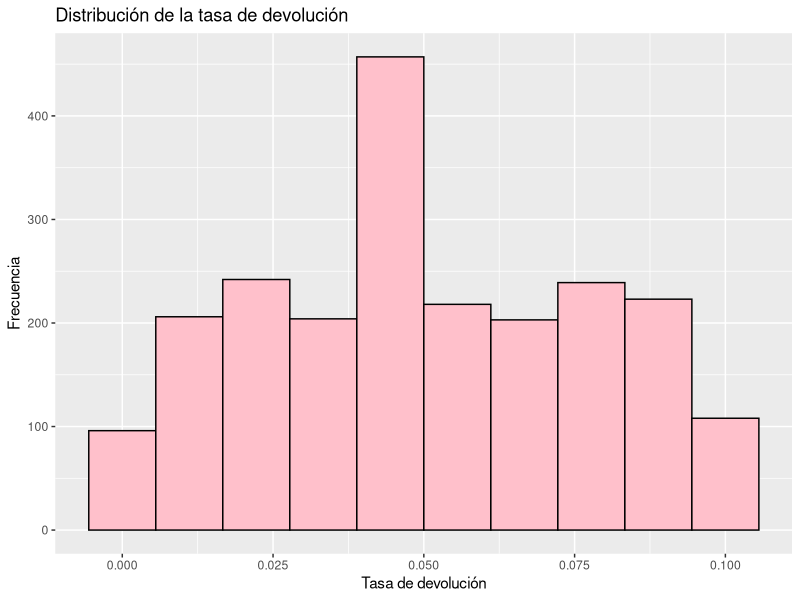
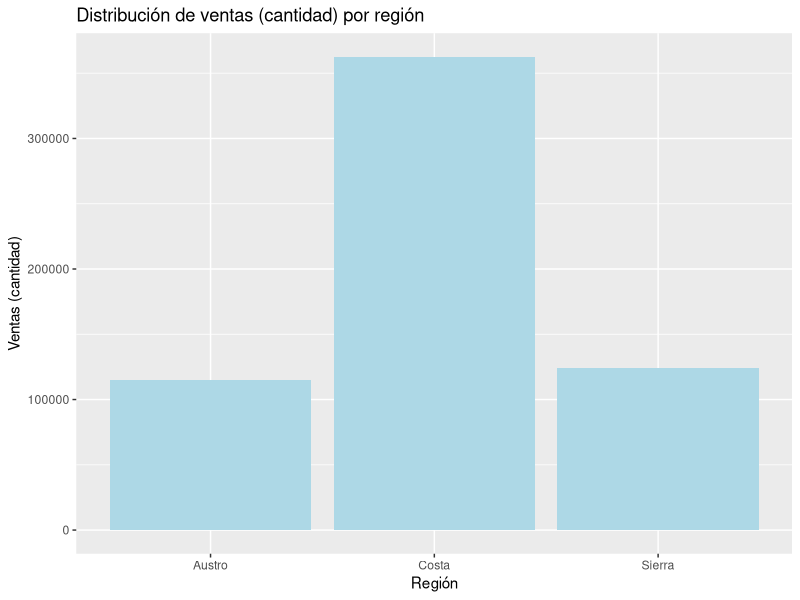
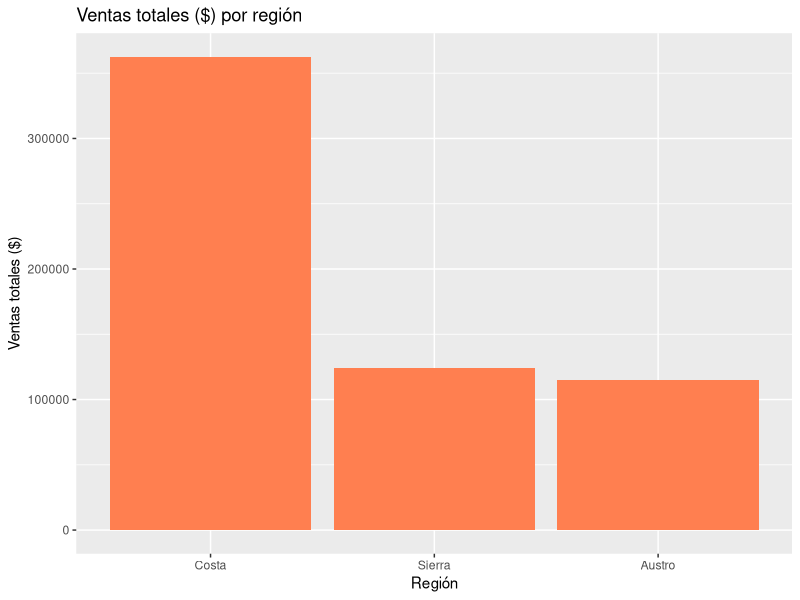
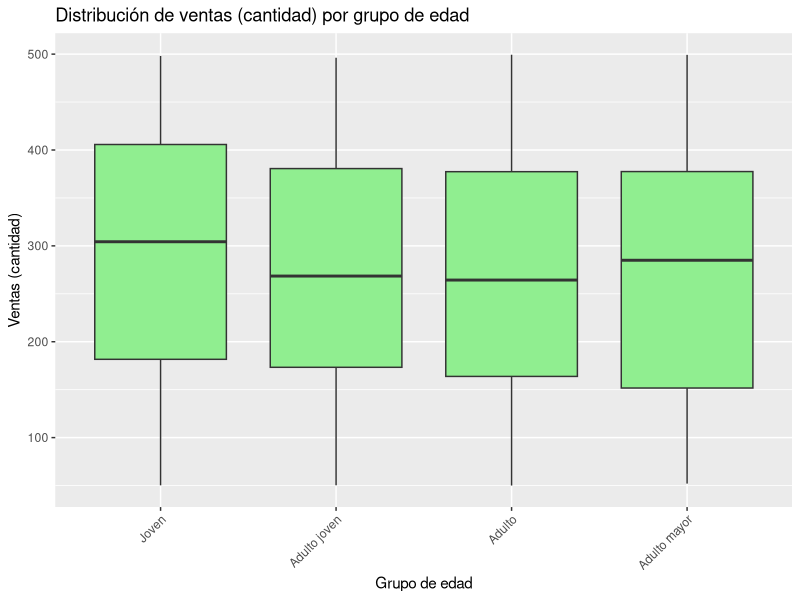
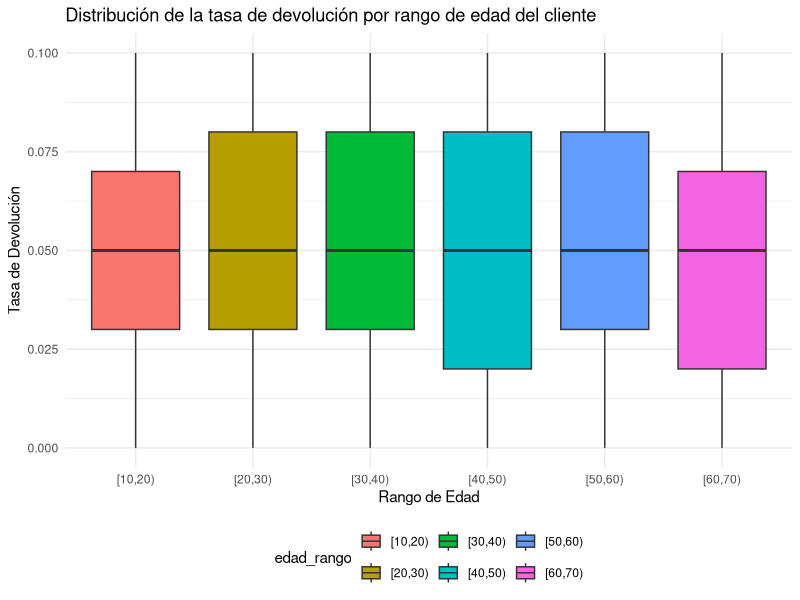
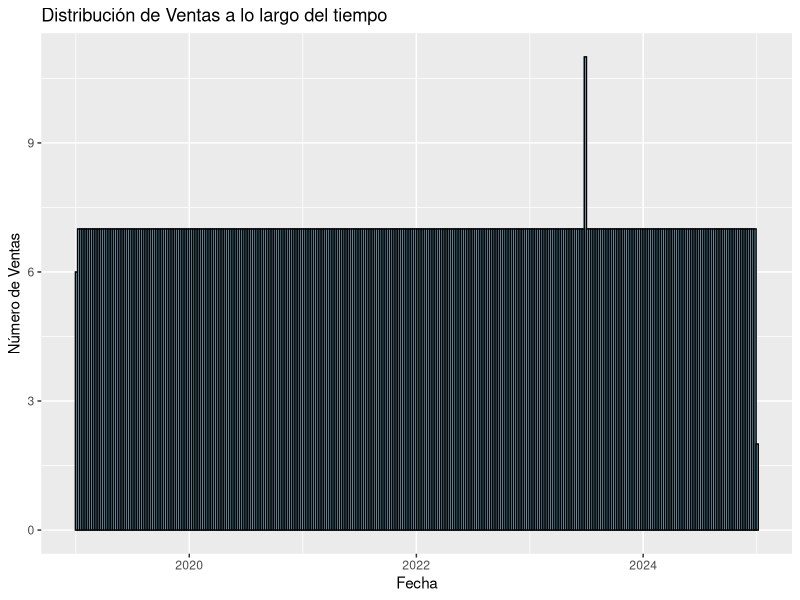
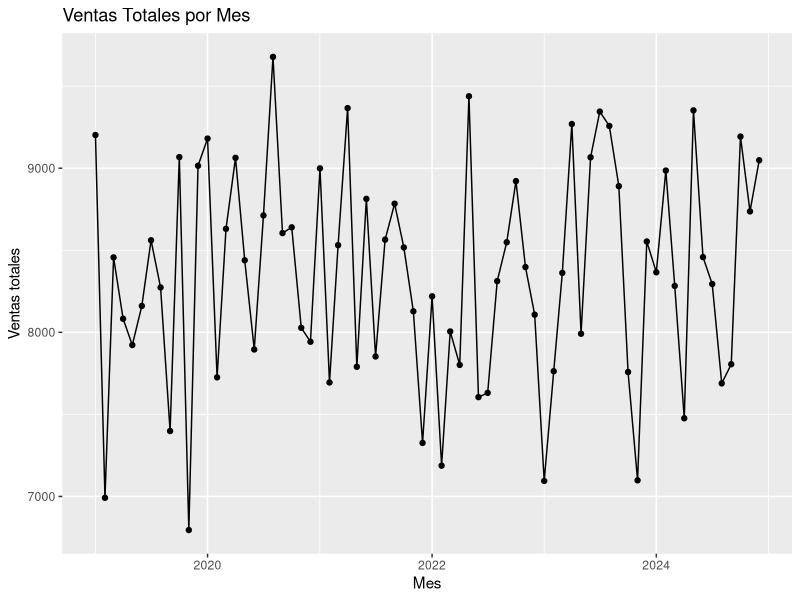
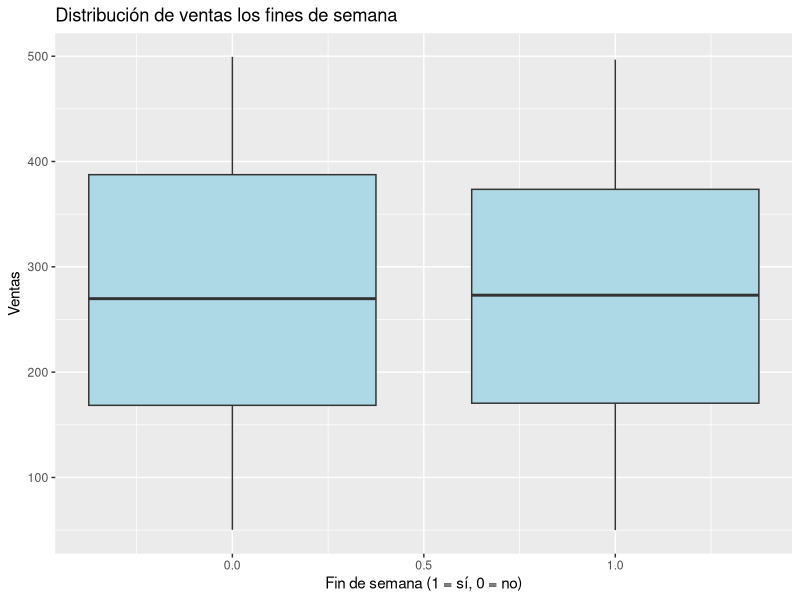

R code for these plots, in order:
#                 Practica-2
#_______
#           Integrantes
#             Grupo #3
#
#• LOOR PAZMIÑO JANDRY JOSUE 
#• PALMA LAZ ARIEL LEONARDO
#• QUIMI RAMIREZ IVAN JOSUE 
#• ZAMBRANO LOOR HECTOR JESUS 
#
#            Carrera:
#
#     Sistemas de Informacion
#_______
# Crear un script R con las siguientes características:
#_______
#_______




#Instalar la libreria.
if (!require(tidyverse)) install.packages("tidyverse")
library(dplyr)

# Config -------------------------------------------------------------
# Para notación no numérica.
options(scipen=999) 
# Para reproducibilidad.
set.seed(2024) 


#________Actividad__________
#Seleccion:
#___________________
#Primero se cargan los datos dados por la empresa.
ventas_ecuador <- read.csv("Datos/ventas_ecuador.csv") #Se usa la funcion read, y con el formato que se quiere leer (csv)

#Se muestra una vista previa de los datos con la funcion glimpse()
glimpse(ventas_ecuador)


#___________________
#Limpieza:
#                     Eliminación de observaciones duplicadas
#___________________

# Verificamos si hay duplicados, a traves de la comparacion de todas las listas
ventas_repetidas <- ventas_ecuador |> 
  group_by_all() |> 
  filter(n() > 1) |> 
  ungroup()

# Vemos las repetidas
glimpse(ventas_repetidas)

#Se eliminan duplicados con el distinct()
ventas_ecuador_limpio <- ventas_ecuador |> distinct()

#Con la funcion cat, se mostrara en pantalla el numero de filas originales
cat("Filas originales:", nrow(ventas_ecuador),"\n")

#Con la funcion cat, se mostrara en pantalla el numero de filas repetidas
cat("Filas con repetidos:", nrow(ventas_repetidas), "\n")

#Con la funcion cat, se mostrara en pantalla el numero de filas eliminadas
cat("Filas después de eliminar duplicados:", nrow(ventas_ecuador_limpio), "\n")

#___________________
#                             Valores Faltantes
#___________________

# Verificamos los NA, variables que no tienen datos.
# Usamos el pipe native, concatenar la funcion y pasar como argumento a la funcion summarise_all().
# la funcion summarise_all(), se usa para aplicar la siguiente funcion a toda la columna.
# ~, es para crear una funcion lambda
valores_faltantes <- ventas_ecuador_limpio |> summarise_all(~sum(is.na(.)))

# Mostramos los Na en cada variable
glimpse(valores_faltantes)

#Se realiza esta funcion para correguir los NA.
ventas_ecuador_limpio <- ventas_ecuador_limpio |>
  mutate(
    # Reemplazamos los NA en 'edad_cliente' con la mediana de la columna
    # usamos el na.rm = TRUE, Para remover los NA antes de hacer cualquier calculo, sino saldra NA.
    edad_cliente = ifelse(
      #Condicion del ifelse
      is.na(edad_cliente), 
      #Si es verdadero se hace esto
      median(edad_cliente, na.rm = TRUE), 
      #Si es falso, se realiza esto (NO Hace nada)
      edad_cliente)
  )

#Verificamos como afecta el NA, si no se pone el na.rm = TRUE,  (Sale NA)
hola <- ventas_ecuador_limpio |> 
  pull(edad_cliente) |> 
  mean()
glimpse(hola)

# Verificamos nuevamente si quedan NA en 'edad_cliente'
valores_faltantes <- ventas_ecuador_limpio |>
  summarise(edad_cliente = sum(is.na(edad_cliente)))

glimpse(valores_faltantes)

#___________________
#                         ERRORES ESTRUCTURALES
#___________________

# Convertimos todos los nombre a formato titulo con str_to_title
ventas_ecuador_limpio <- ventas_ecuador_limpio |>
  mutate(ciudad = str_to_title(ciudad))
# Verificamos
ventas_ecuador_limpio |> 
  count(ciudad)



# Verificamos las formas de escritura de cada ciudad
ventas_ecuador_limpio |> 
  count(ciudad)
# Filtrar para eliminar fechas superiores al año 2024
ventas_ecuador_limpio <- ventas_ecuador_limpio |>
  filter(year(fecha) <= 2024)

# Imprimir el resultado
print(ventas_ecuador_limpio)

# Obtener el rango actual de fechas en el dataset
rango_fechas <- ventas_ecuador_limpio |>
  summarise(
    fecha_min = min(fecha),
    fecha_max = max(fecha)
  )
#Imprimir el rango de las dfechas
print(rango_fechas)

#___________________
#Enriquesimiento de datos:
#                             Enriquecimiento geográfico
#___________________


#Ahora vamos a agregar nuevas columnas, para eso haremos un enriquecimiento de datos.
#En este caso se agregara la region en la que se encuentra cada ciudad.

ventas_ecuador_enriquecido <- ventas_ecuador_limpio %>% 
  #Hay que recordar que mutate se usa para modificar una columna o agregar otra
  mutate(
    region = case_when( #El case_when, es una funcion que crea una columna con valores basado en condicinoes logicas, es similar al if-else
      #Se usara el %in%, el cual sirve para verificar si un elemento se encuentra en un vector o dataframe
      # su sintaxis es: elemento %in% vector
      # Ejemplo: 5 %in% c(1, 2, 3, 4, 5) se dice, si el 5 se encuentra en ese vector. como un filtro.
      ciudad %in% c("Quito") ~ "Sierra",
      ciudad %in% c("Guayaquil", "Manta", "Portoviejo") ~ "Costa",
      ciudad == "Cuenca" ~ "Austro",
      TRUE ~ "Otra"
    )
  )
glimpse(ventas_ecuador_enriquecido)

#___________________
#                             Enriquecimiento demografico
#___________________

ventas_ecuador_enriquecido <- ventas_ecuador_enriquecido |>
  mutate(
    #La funcion cut(), sirve para categorizar valores de la columna edad_grupo
    edad_grupo = cut(edad_cliente, 
                     #el breaks, define los distintos cortes o rango para cada categoria
                     breaks = c(0, 25, 40, 60, Inf),
                     #el labels son las etiqueta que tendra cada rango del breaks
                     labels = c("Joven", "Adulto joven", "Adulto", "Adulto mayor"),
                     #el right sirve para tomar el rango del intervalo derecho, si se coge el 25 o no.
                     right = FALSE)
  )
glimpse(ventas_ecuador_enriquecido)

#___________________
#                            Enriquecimiento de productos
#___________________
#Añadiremos una categorización de productos:
ventas_ecuador_enriquecido <- ventas_ecuador_enriquecido |>
  mutate(
    categoria_producto = case_when(
      producto %in% c("Arroz", "Atún", "Leche", "Pan") ~ "Alimentos básicos",
      producto %in% c("Frutas", "Verduras") ~ "Productos frescos",
      producto %in% c("Carne", "Pollo") ~ "Proteínas",
      TRUE ~ "Otro"
    )
  )
glimpse(ventas_ecuador_enriquecido)




#___________________
# 2.3 ANALISIS EXPLORATIO DE DATOS(EDA)
#                       
#___________________

# Asegurémonos de que estamos trabajando con el conjunto de datos de calidad
ventas_ecuador_enriquecido <- ventas_ecuador_enriquecido |>
  mutate(fecha = as.Date(fecha))  # Asegurarse de que fecha es de tipo Date
glimpse(ventas_ecuador_enriquecido)



#TASA DEVOLUCION

# Resumen estadístico de la tasa de devolución
tasa_devolucion_resumen <- ventas_ecuador_enriquecido |>
  summarise(
    conteo = n(),
    media = mean(tasa_devolucion, na.rm = TRUE),
    mediana = median(tasa_devolucion, na.rm = TRUE),
    desviacion_estandar = sd(tasa_devolucion, na.rm = TRUE),
    min = min(tasa_devolucion, na.rm = TRUE),
    max = max(tasa_devolucion, na.rm = TRUE),
    q1 = quantile(tasa_devolucion, 0.25, na.rm = TRUE),
    q3 = quantile(tasa_devolucion, 0.75, na.rm = TRUE)
  )

print(tasa_devolucion_resumen)


# Histograma de la tasa de devolución
ggplot(ventas_ecuador_enriquecido, aes(x = tasa_devolucion)) +
  geom_histogram(bins = 10, fill = "pink", color = "black") +
  labs(title = "Distribución de la tasa de devolución",
       x = "Tasa de devolución", y = "Frecuencia")


# EDA REGION (CUALITATIVA)


#Análisis EDA de la región de manera cualitativa por región basándose en el código proporcionado:
#Frecuencia de ventas por región:
  
ventas_ecuador_enriquecido |>
  count(region)

#Visualización de ventas por región mediante un diagrama de barras:
ggplot(ventas_ecuador_enriquecido, aes(x = region, y = ventas)) +
  geom_bar(stat = "identity", fill = "lightblue") +
  labs(title = "Distribución de ventas (cantidad) por región",
       x = "Región", y = "Ventas (cantidad)")

ventas_ecuador_enriquecido |>
  group_by(region) |>
  summarise(total_ventas = sum(ventas)) |>
  ggplot(aes(x = reorder(region, -total_ventas), y = total_ventas)) +
  geom_bar(stat = "identity", fill = "coral") +
  labs(title = "Ventas totales ($) por región",
       x = "Región", y = "Ventas totales ($)")



# EDAD GRUPO()



ventas_ecuador_enriquecido %>%
  count(edad_grupo)

print(ventas_ecuador_enriquecido)

ggplot(ventas_ecuador_enriquecido, aes(x = edad_grupo, y = ventas)) +
  geom_boxplot(fill = "lightgreen") +
  labs(title = "Distribución de ventas (cantidad) por grupo de edad",
       x = "Grupo de edad", y = "Ventas (cantidad)") +
  theme(axis.text.x = element_text(angle = 45, hjust = 1))

#EDAD RANGO


# Crear rangos de edad
ventas_ecuador_enriquecido$edad_rango <- cut(ventas_ecuador_enriquecido$edad_cliente, breaks = seq(0, 100, by = 10), right = FALSE)

# Gráfico de cajas por rango de edad
ggplot(ventas_ecuador_enriquecido, aes(x = edad_rango, y = tasa_devolucion, fill = edad_rango)) +
  geom_boxplot() +
  labs(title = "Distribución de la tasa de devolución por rango de edad del cliente",
       x = "Rango de Edad", y = "Tasa de Devolución") +
  theme(axis.text.x = element_text(angle = 45, hjust = 1)) +
  theme_minimal() +
  guides(color = guide_legend(title = "Rango de Edad")) +
  theme(legend.position = "bottom")


glimpse(ventas_ecuador_enriquecido)

#___________________
#Transformacion:
#                       Discretización de atributos
#___________________

# Discretizaremos la variable 'ventas' en categorías.
ventas_ecuador_transformado <- ventas_ecuador_enriquecido |>
  mutate(
    ventas_categoria = case_when(
      ventas < 150 ~ "Bajo",
      ventas >= 150 & ventas < 300 ~ "Medio",
      ventas >= 300 ~ "Alto"
    )
  )

#glimpse(ventas_ecuador_transformado)

# Categoria ventas


# CIUDAD NUMERICA Y PROMOCION NUMERICA

# Convertiremos algunas variables categóricas en numéricas:
ventas_ecuador_transformado <- ventas_ecuador_transformado |>
  mutate(
    ciudad_numerica = as.numeric(factor(ciudad)), 
    promocion_numerica = as.numeric(promocion)
  )

# Verificamos el resultado
glimpse(ventas_ecuador_transformado)

# VENTAS NORMALIZADAS ,UNIDADES NUMERICAS NORMALIZADAS

### Normalización de atributos numéricos
ventas_ecuador_transformado <- ventas_ecuador_transformado |>
  mutate(
    ventas_normalizadas = as.vector(scale(ventas)),
    unidades_vendidas_normalizadas = as.vector(scale(unidades_vendidas))
  )

# Verificamos el resultado
glimpse(ventas_ecuador_transformado)



#VENTAS POR MES (CUANTITATIVO)

# Resumen básico
summary(ventas_ecuador_enriquecido$fecha)
# Visualización de la distribución temporal
ggplot(ventas_ecuador_enriquecido, aes(x = fecha)) +
  geom_histogram(binwidth = 7, fill = "skyblue", color = "black") +
  labs(title = "Distribución de Ventas a lo largo del tiempo",
       x = "Fecha", y = "Número de Ventas")

# Ventas por mes
ventas_ecuador_enriquecido |>
  mutate(mes = floor_date(fecha, "month")) |>
  group_by(mes) |>
  summarise(total_ventas = sum(ventas)) |>
  ggplot(aes(x = mes, y = total_ventas)) +
  geom_line() +
  geom_point() +
  labs(title = "Ventas Totales por Mes",
       x = "Mes", y = "Ventas totales")

#dia semana_finsemana

ventas_ecuador_transformado <- ventas_ecuador_transformado |>
  mutate(
    mes = month(fecha),
    dia_semana = wday(fecha),
    es_fin_semana = ifelse(dia_semana %in% c(1, 7), 1, 0),
    ventas_por_unidad = ventas / unidades_vendidas
  )
glimpse(ventas_ecuador_transformado)



#################


ggplot(ventas_ecuador_transformado, aes(x = es_fin_semana, y = ventas, group = es_fin_semana)) +
  geom_boxplot(fill = "lightblue") +
  labs(title = "Distribución de ventas los fines de semana",
       x = "Fin de semana (1 = sí, 0 = no)", y = "Ventas")


#___________________
#                       Numerización de atributos categóricos
#___________________

# Convertiremos algunas variables categóricas en numéricas:
ventas_ecuador_transformado <- ventas_ecuador_transformado |>
  mutate(
    ciudad_numerica = as.numeric(factor(ciudad)), 
    promocion_numerica = as.numeric(promocion)
  )